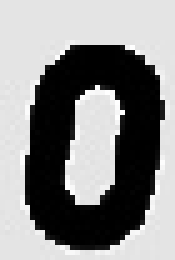
#> input picture training_ocr/0_204.jpg, 35 x 52 px (shown 5 times larger); its folder holds 4 pictures in this run
$ python redimensionar.py
#> lines starting #> are read from the running program, lines starting #| are printed output that depends on the picture
import cv2
import copy
import numpy as np
import glob

def redimensionar():
    for file in glob.glob('training_ocr/*.jpg'):

        name = file.split('\\')
        image = cv2.imread(file, 0)
#> image is the input picture: shape (52, 35); min 0, max 255, mean 137

        w, h = image.shape
#> w = 52; h = 35
        max_d = max(w, h)
#> max_d = 52
        new_img = np.zeros((max_d, max_d), np.uint8)
        new_img.fill(255)
#> new_img: shape (52, 52); every value is 255

        for x in range(w):
            for y in range(h):
                k = image[x, y]
                new_img[x, y] = k
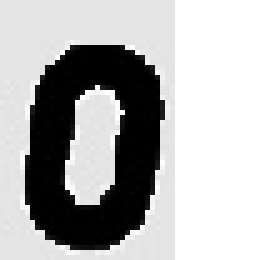
#> new_img: shape (52, 52) (shown 5 times larger); min 0, max 255, mean 175.6

        new_img = cv2.resize(new_img,(10,10))
        cv2.imwrite('salida_ocr/'+name[len(name)-1], new_img)

        '''
        new_w = w//min
        new_h = h//min

        max = cv2.max(new_w, new_h)
        min = cv2.min(new_w, new_h)

        other = (min*10)//max

        if new_w == 1 :
            final_w = other
            final_h = 10
        else:
            if new_h == 1 :
                final_h == other
                final_w == 10


        imagen = cv2.resize(image, (0, 0), final_w, final_h)

        cv2.imshow('escalada',imagen)

        '''
#> pass 2 of the loop in redimensionar, `for file in glob.glob('training_ocr/*.jpg'):`:
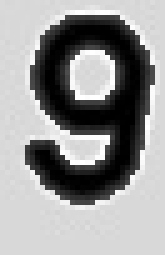
#> input picture training_ocr/9_7.jpg, 33 x 51 px (shown 5 times larger)
#> in redimensionar, image is the input picture: shape (51, 33); min 0, max 255, mean 150.4
#> after the loop in redimensionar, `for x in range(w):`:
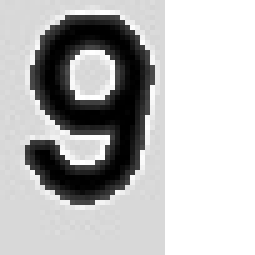
#> new_img: shape (51, 51) (shown 5 times larger); min 0, max 255, mean 187.3
#> pass 3 of the loop in redimensionar, `for file in glob.glob('training_ocr/*.jpg'):`:
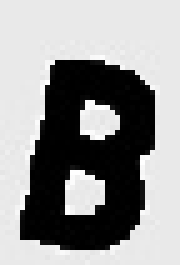
#> input picture training_ocr/B_202.jpg, 36 x 53 px (shown 5 times larger)
#> in redimensionar, image is the input picture: shape (53, 36); min 0, max 255, mean 148.9
#> after the loop in redimensionar, `for x in range(w):`:
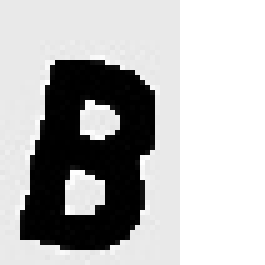
#> new_img: shape (53, 53) (shown 5 times larger); min 0, max 255, mean 182.9
#> the loop made 4 passes; the first 3 are shown

redimensionar()
